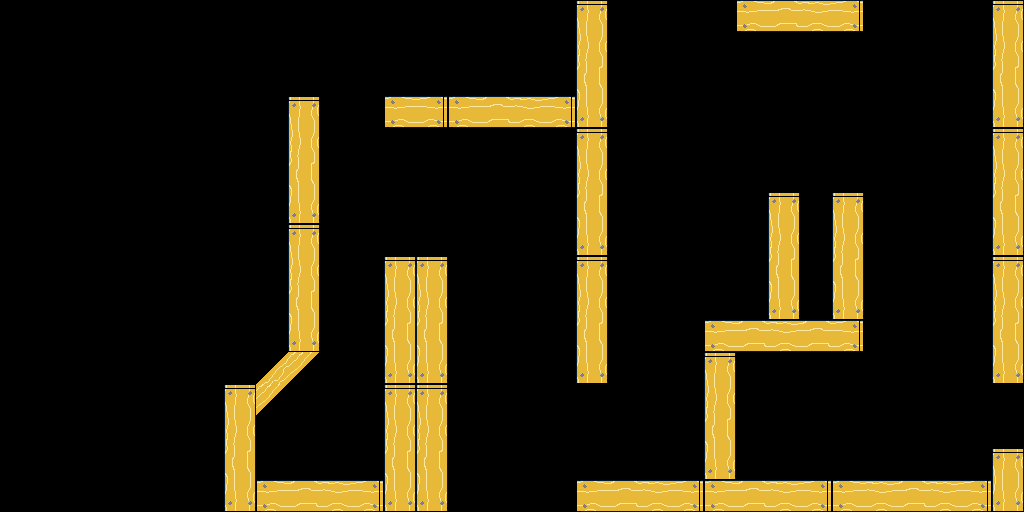

This game map was drawn from its Tiled (.tmx) file and the tilesets committed beside it. A one-line description and the trimmed map source follow:
An orthogonal 32x16 tile map with 32x32 px tiles, 2 tile layers (background, foreground), 3 tilesets and 19 objects (10x fan, 7x spikes, spawn, exit).

<map version="1.0" orientation="orthogonal" renderorder="right-down" width="32" height="16" tilewidth="32" tileheight="32" nextobjectid="22">
 <tileset firstgid="1" name="basic-tiles" tilewidth="32" tileheight="32" tilecount="256" columns="16">
  <image source="basic-tiles.png" width="512" height="512" />
 </tileset>
 <tileset firstgid="257" name="objects" tilewidth="64" tileheight="64" tilecount="4" columns="0">
  <tile id="1">
   <image width="32" height="64" source="fan_0.png" />
  </tile>
  <tile id="3">
   <image width="32" height="32" source="exit.png" />
  </tile>
  <tile id="4">
   <image width="32" height="32" source="spawn.png" />
  </tile>
  <tile id="5">
   <image width="64" height="7" source="door.png" />
  </tile>
 </tileset>
 <tileset firstgid="263" name="objects" tilewidth="64" tileheight="64" tilecount="4" columns="0">
  <tile id="1">
   <image width="32" height="64" source="fan_0.png" />
  </tile>
  <tile id="2">
   <image width="32" height="32" source="spawn.png" />
  </tile>
  <tile id="3">
   <image width="32" height="32" source="exit.png" />
  </tile>
  <tile id="9">
   <image width="64" height="7" source="door.png" />
  </tile>
 </tileset>
 <layer name="background" width="32" height="16">
  <data>[512 cells, 0 non-empty, 0 distinct tile ids]</data>
 </layer>
 <layer name="foreground" width="32" height="16">
  <data>[512 cells, 101 non-empty, 10 distinct tile ids]</data>
 </layer>
 <objectgroup name="objects">
  <object id="1" type="fan" gid="2147483906" x="992" y="448" width="32" height="64" />
  <object id="2" type="spawn" gid="261" x="817" y="448" width="32" height="32" />
  <object id="3" type="fan" gid="258" x="928" y="0" width="32" height="64" rotation="90" />
  <object id="4" type="fan" gid="258" x="864" y="0" width="32" height="64" rotation="90" />
  <object id="5" type="exit" gid="260" x="288" y="448" width="32" height="32" />
  <object id="6" type="fan" gid="2147483906" x="800" y="256" width="32" height="64" />
  <object id="7" type="fan" gid="264" x="736" y="32" width="32" height="64" rotation="-90" />
  <object id="8" type="fan" gid="264" x="672" y="32" width="32" height="64" rotation="-90" />
  <object id="9" type="fan" gid="258" x="448" y="480" width="32" height="64" rotation="90" />
  <object id="10" type="fan" gid="258" x="512" y="480" width="32" height="64" rotation="90" />
  <object id="11" type="fan" gid="264" x="384" y="128" width="32" height="64" rotation="-90" />
  <object id="12" type="fan" gid="258" x="256" y="480" width="32" height="64" />
  <object id="13" type="spikes" gid="18" x="704" y="320" width="32" height="32" />
  <object id="14" type="spikes" gid="18" x="736" y="320" width="32" height="32" />
  <object id="15" type="spikes" gid="19" x="512" y="160" width="32" height="32" />
  <object id="16" type="spikes" gid="19" x="544" y="160" width="32" height="32" />
  <object id="19" type="spikes" gid="18" x="928" y="480" width="32" height="32" />
  <object id="20" type="spikes" gid="18" x="960" y="480" width="32" height="32" />
  <object id="21" type="spikes" gid="18" x="352" y="480" width="32" height="32" />
 </objectgroup>
</map>
